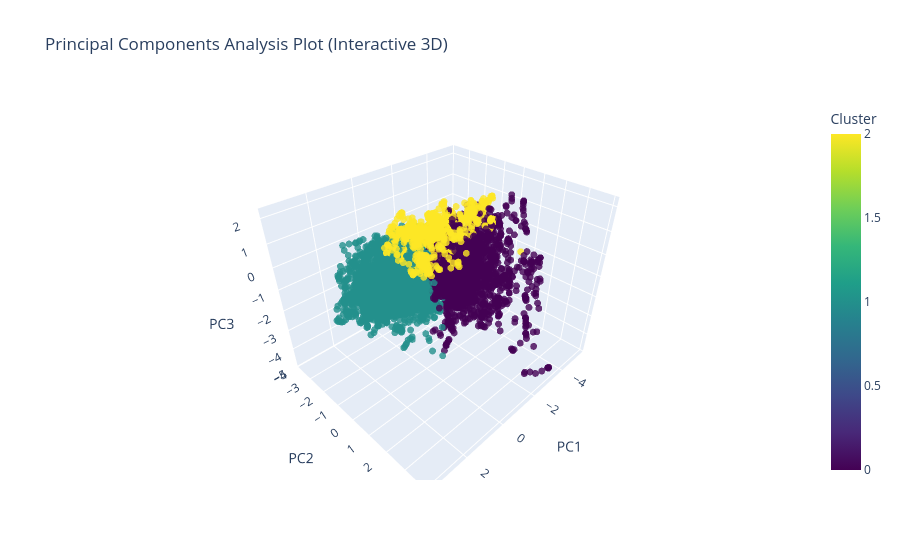

Notebook code cell kept with this figure:
### Code cell
labels = km_model.labels_

fig = px.scatter_3d(
    x=Z[:, 0],
    y=Z[:, 1],
    z=Z[:, 2],
    color=labels,
    color_continuous_scale='viridis',  # Changed from cmap and added the missing comma
    labels={'x': 'PC1', 'y': 'PC2', 'z': 'PC3', 'color': 'Cluster'},
    title='Principal Components Analysis Plot (Interactive 3D)',
    opacity=0.8,
)

fig.update_traces(marker=dict(size=4))
fig.show()

### Figure 1 — Plotly figure (JSON) as saved in the notebook; plotly's stock layout.template omitted (floating-point values rounded to 4 significant figures; data arrays with more than 128 entries replaced by an {"elided": "..."} marker saying what was removed)
{"data": [{"hovertemplate": "PC1=%{x}<br>PC2=%{y}<br>PC3=%{z}<br>Cluster=%{marker.color}<extra></extra>", "legendgroup": "", "marker": {"color": {"elided": "8883 int values"}, "coloraxis": "coloraxis", "opacity": 0.8, "size": 4, "symbol": "circle"}, "mode": "markers", "name": "", "scene": "scene", "showlegend": false, "type": "scatter3d", "x": {"elided": "8883 float values"}, "y": {"elided": "8883 float values"}, "z": {"elided": "8883 float values"}}], "layout": {"coloraxis": {"autocolorscale": false, "colorbar": {"title": {"text": "Cluster"}}, "colorscale": [[0, "#440154"], [0.1111, "#482878"], [0.2222, "#3e4989"], [0.3333, "#31688e"], [0.4444, "#26828e"], [0.5556, "#1f9e89"], [0.6667, "#35b779"], [0.7778, "#6ece58"], [0.8889, "#b5de2b"], [1, "#fde725"]]}, "legend": {"tracegroupgap": 0}, "scene": {"domain": {"x": [0, 1], "y": [0, 1]}, "xaxis": {"title": {"text": "PC1"}}, "yaxis": {"title": {"text": "PC2"}}, "zaxis": {"title": {"text": "PC3"}}}, "title": {"text": "Principal Components Analysis Plot (Interactive 3D)"}}}
